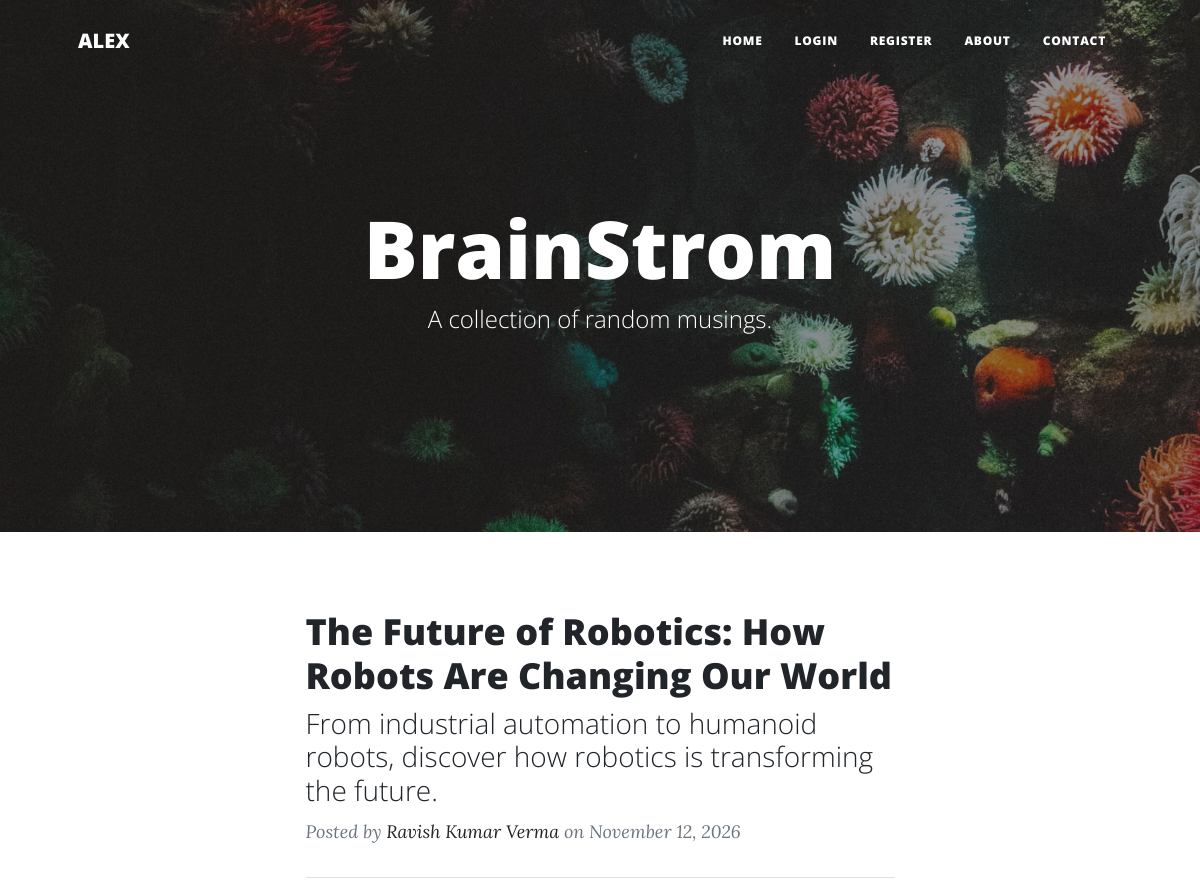
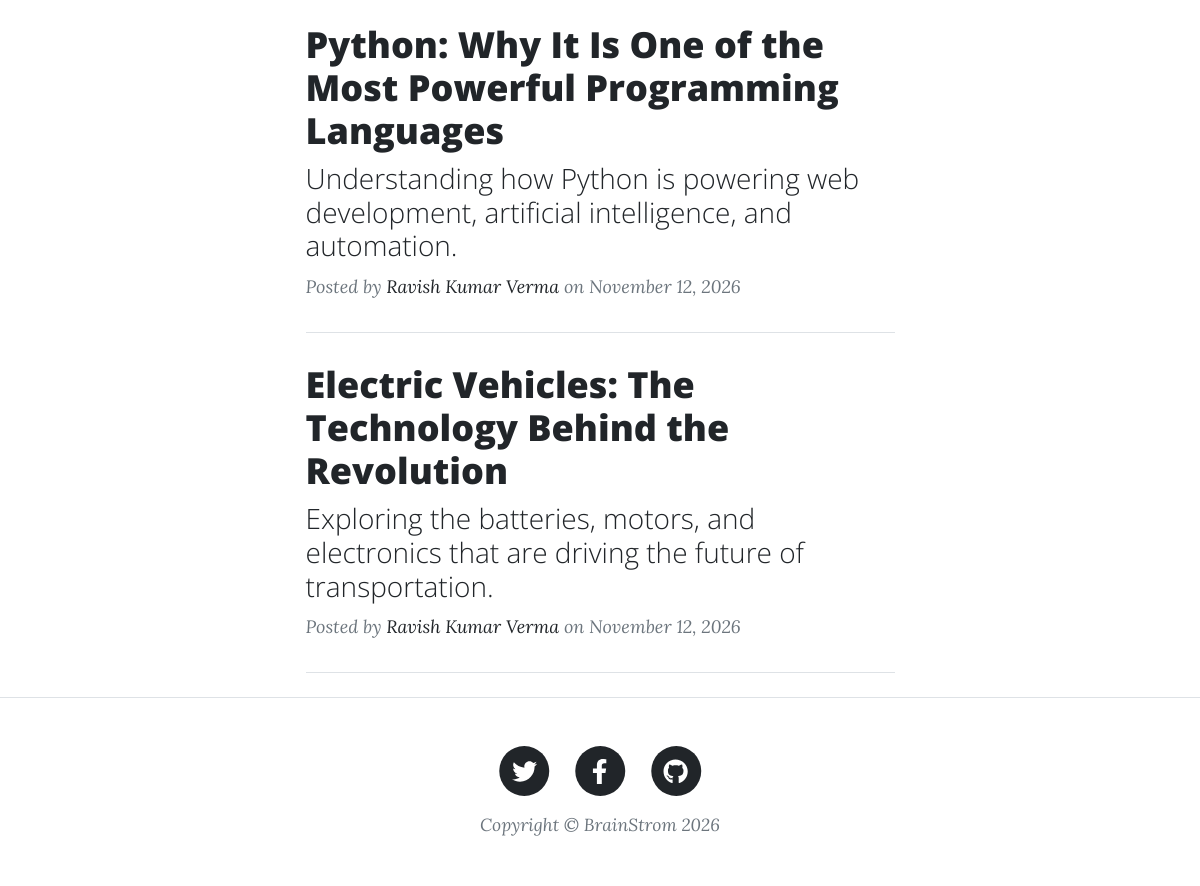
The page / on the database its author committed (2 pictures, top to bottom).
### main.py (models this page shows)
class BlogPost(db.Model):
    __tablename__ = "blog_posts"
    id: Mapped[int] = mapped_column(Integer, primary_key=True)
    title: Mapped[str] = mapped_column(String(250), unique=True, nullable=False)
    subtitle: Mapped[str] = mapped_column(String(250), nullable=False)
    date: Mapped[str] = mapped_column(String(250), nullable=False)
    body: Mapped[str] = mapped_column(Text, nullable=False)
    author_id: Mapped[int] = mapped_column(Integer, db.ForeignKey("users.id"))
    author = relationship("User", back_populates="post")
    img_url: Mapped[str] = mapped_column(String(250), nullable=False)

class User(db.Model, UserMixin):
    __tablename__ = "users"
    id: Mapped[int] = mapped_column(Integer, primary_key=True)
    name: Mapped[str] = mapped_column(String(250), nullable=False)
    email: Mapped[str] = mapped_column(String(250), nullable=False)
    password: Mapped[str] = mapped_column(String(250), nullable=False)
    post = relationship("BlogPost", back_populates="author")

### main.py (the view)
@app.route('/')
def get_all_posts():
    result = db.session.execute(db.select(BlogPost))
    posts = result.scalars().all()
    return render_template("index.html", all_posts=posts)

### templates/index.html (shortened to what this page needs)
{% include "header.html" %}
<header
  class="masthead"
  style="background-image: url('../static/assets/img/home-bg.jpg')"
>
  <div class="container position-relative px-4 px-lg-5">
    <div class="row gx-4 gx-lg-5 justify-content-center">
      <div class="col-md-10 col-lg-8 col-xl-7">
        <div class="site-heading">
          <h1>BrainStrom</h1>
          <span class="subheading">A collection of random musings.</span>
        </div>
      </div>
    </div>
  </div>
</header>
<div class="container px-4 px-lg-5">
  <div class="row gx-4 gx-lg-5 justify-content-center">
    <div class="col-md-10 col-lg-8 col-xl-7">
      {% for post in all_posts %}
        <div class="post-preview">
          <a href="{{ url_for('show_post', post_id=post.id) }}">
            <h2 class="post-title">{{ post.title }}</h2>
            <h3 class="post-subtitle">{{ post.subtitle }}</h3>
          </a>
          <p class="post-meta">
            Posted by
            <a href="#">{{post.author.name}}</a>
            on {{post.date}}
          </p>
        </div>
        <hr class="my-4" />
      {% endfor %}
    </div>
  </div>
</div>
{% include "footer.html" %}

### templates/header.html (shortened to what this page needs)
<!DOCTYPE html>
<html lang="en">
  <head>
    {% block styles %}
    {{ bootstrap.load_css() }}
    <link
      href="{{ url_for('static', filename='css/styles.css') }}"
      rel="stylesheet"
    />
    {% endblock %}
  </head>
  <body>
    <nav class="navbar navbar-expand-lg navbar-light" id="mainNav">
      <div class="container px-4 px-lg-5">
        <a class="navbar-brand" href="/">ALEX</a>
        <div class="collapse navbar-collapse" id="navbarResponsive">
          <ul class="navbar-nav ms-auto py-4 py-lg-0">
            <li class="nav-item">
              <a
                class="nav-link px-lg-3 py-3 py-lg-4"
                href="{{ url_for('get_all_posts') }}"
                >Home</a
              >
            </li>
            {% if current_user.is_authenticated: %}
              <li class="nav-item">
                <a
                  class="nav-link px-lg-3 py-3 py-lg-4"
                  href="{{ url_for('logout') }}">Log Out
                </a>
              </li>
            {% else %}
              <li class="nav-item">
                <a
                  class="nav-link px-lg-3 py-3 py-lg-4"
                  href="{{ url_for('login') }}"
                  >Login</a
                >
              </li>
              <li class="nav-item">
                <a
                  class="nav-link px-lg-3 py-3 py-lg-4"
                  href="{{ url_for('register') }}"
                  >Register</a
                >
              </li>
            {% endif %}
            <li class="nav-item">
              <a
                class="nav-link px-lg-3 py-3 py-lg-4"
                href="{{ url_for('about') }}"
                >About</a
              >
            </li>
            <li class="nav-item">
              <a
                class="nav-link px-lg-3 py-3 py-lg-4"
                href="{{ url_for('contact') }}"
                >Contact</a
              >
            </li>
          </ul>
        </div>
      </div>
    </nav>
  </body>
</html>

### templates/footer.html (shortened to what this page needs)
        <footer class="border-top">
          <div class="container px-4 px-lg-5">
              <div class="row gx-4 gx-lg-5 justify-content-center">
                  <div class="col-md-10 col-lg-8 col-xl-7">
                      <ul class="list-inline text-center">
                          <li class="list-inline-item">
                              <a href="https://x.com/RavishVerm70130">
                                  <span class="fa-stack fa-lg">
                                      <i class="fas fa-circle fa-stack-2x"></i>
                                      <i class="fab fa-twitter fa-stack-1x fa-inverse"></i>
                                  </span>
                              </a>
                          </li>
                          <li class="list-inline-item">
                              <a href="#!">
                                  <span class="fa-stack fa-lg">
                                      <i class="fas fa-circle fa-stack-2x"></i>
                                      <i class="fab fa-facebook-f fa-stack-1x fa-inverse"></i>
                                  </span>
                              </a>
                          </li>
                          <li class="list-inline-item">
                              <a href="https://github.com/BrainStrom-Alex">
                                  <span class="fa-stack fa-lg">
                                      <i class="fas fa-circle fa-stack-2x"></i>
                                      <i class="fab fa-github fa-stack-1x fa-inverse"></i>
                                  </span>
                              </a>
                          </li>
                      </ul>
                      <div class="small text-center text-muted fst-italic">Copyright &copy; BrainStrom 2026</div>
                  </div>
              </div>
          </div>
      </footer>
  </body>
</html>

### rows shown on the page
BlogPost: title "The Future of Robotics: How Robots Are Changing Our World", subtitle "From industrial automation to humanoid robots, discover how robotics is transforming the future.", author.name "Ravish Kumar Verma", date "November 12, 2026"
BlogPost: title "Python: Why It Is One of the Most Powerful Programming Languages", subtitle "Understanding how Python is powering web development, artificial intelligence, and automation.", author.name "Ravish Kumar Verma", date "November 12, 2026"
BlogPost: title "Electric Vehicles: The Technology Behind the Revolution", subtitle "Exploring the batteries, motors, and electronics that are driving the future of transportation.", author.name "Ravish Kumar Verma", date "November 12, 2026"
